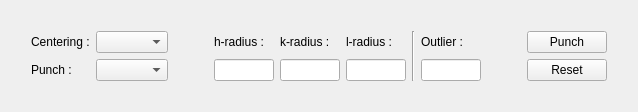
            <widget class="QWidget" name="tab_punch">
             <attribute name="title">
              <string>Punch</string>
             </attribute>
             <layout class="QGridLayout" name="gridLayout_24">
              <item row="1" column="2">
               <spacer name="horizontalSpacer_27">
                <property name="orientation">
                 <enum>Qt::Horizontal</enum>
                </property>
                <property name="sizeHint" stdset="0">
                 <size>
                  <width>40</width>
                  <height>20</height>
                 </size>
                </property>
               </spacer>
              </item>
              <item row="1" column="6">
               <spacer name="horizontalSpacer_26">
                <property name="orientation">
                 <enum>Qt::Horizontal</enum>
                </property>
                <property name="sizeHint" stdset="0">
                 <size>
                  <width>40</width>
                  <height>20</height>
                 </size>
                </property>
               </spacer>
              </item>
              <item row="1" column="7">
               <layout class="QGridLayout" name="gridLayout_33">
                <item row="0" column="0">
                 <widget class="QPushButton" name="pushButton_punch">
                  <property name="maximumSize">
                   <size>
                    <width>16777215</width>
                    <height>16777215</height>
                   </size>
                  </property>
                  <property name="text">
                   <string>Punch</string>
                  </property>
                 </widget>
                </item>
                <item row="1" column="0">
                 <widget class="QPushButton" name="pushButton_reset_punch">
                  <property name="text">
                   <string>Reset</string>
                  </property>
                 </widget>
                </item>
               </layout>
              </item>
              <item row="1" column="1">
               <layout class="QGridLayout" name="gridLayout_3">
                <item row="0" column="0">
                 <widget class="QLabel" name="label_centering">
                  <property name="text">
                   <string>Centering :</string>
                  </property>
                 </widget>
                </item>
                <item row="1" column="1">
                 <widget class="QComboBox" name="comboBox_punch"/>
                </item>
                <item row="1" column="0">
                 <widget class="QLabel" name="label_punch">
                  <property name="text">
                   <string>Punch :</string>
                  </property>
                 </widget>
                </item>
                <item row="0" column="1">
                 <widget class="QComboBox" name="comboBox_centering"/>
                </item>
               </layout>
              </item>
              <item row="1" column="8">
               <spacer name="verticalSpacer_25">
                <property name="orientation">
                 <enum>Qt::Vertical</enum>
                </property>
                <property name="sizeHint" stdset="0">
                 <size>
                  <width>20</width>
                  <height>40</height>
                 </size>
                </property>
               </spacer>
              </item>
              <item row="1" column="4">
               <layout class="QGridLayout" name="gridLayout_57">
                <item row="0" column="2">
                 <layout class="QGridLayout" name="gridLayout_18">
                  <item row="1" column="0">
                   <widget class="QLineEdit" name="lineEdit_outlier">
                    <property name="maximumSize">
                     <size>
                      <width>60</width>
                      <height>16777215</height>
                     </size>
                    </property>
                   </widget>
                  </item>
                  <item row="0" column="0">
                   <widget class="QLabel" name="label_outlier">
                    <property name="maximumSize">
                     <size>
                      <width>16777215</width>
                      <height>27</height>
                     </size>
                    </property>
                    <property name="text">
                     <string>Outlier :</string>
                    </property>
                   </widget>
                  </item>
                 </layout>
                </item>
                <item row="0" column="0">
                 <layout class="QGridLayout" name="gridLayout_4">
                  <item row="1" column="2">
                   <widget class="QLineEdit" name="lineEdit_radius_l">
                    <property name="maximumSize">
                     <size>
                      <width>60</width>
                      <height>16777215</height>
                     </size>
                    </property>
                   </widget>
                  </item>
                  <item row="0" column="1">
                   <widget class="QLabel" name="label_radius_k">
                    <property name="maximumSize">
                     <size>
                      <width>16777215</width>
                      <height>27</height>
                     </size>
                    </property>
                    <property name="text">
                     <string>k-radius :</string>
                    </property>
                   </widget>
                  </item>
                  <item row="1" column="0">
                   <widget class="QLineEdit" name="lineEdit_radius_h">
                    <property name="maximumSize">
                     <size>
                      <width>60</width>
                      <height>16777215</height>
                     </size>
                    </property>
                   </widget>
                  </item>
                  <item row="1" column="1">
                   <widget class="QLineEdit" name="lineEdit_radius_k">
                    <property name="maximumSize">
                     <size>
                      <width>60</width>
                      <height>16777215</height>
                     </size>
                    </property>
                   </widget>
                  </item>
                  <item row="0" column="2">
                   <widget class="QLabel" name="label_radius_l">
                    <property name="maximumSize">
                     <size>
                      <width>16777215</width>
                      <height>27</height>
                     </size>
                    </property>
                    <property name="text">
                     <string>l-radius :</string>
                    </property>
                   </widget>
                  </item>
                  <item row="0" column="0">
                   <widget class="QLabel" name="label_radius_h">
                    <property name="maximumSize">
                     <size>
                      <width>16777215</width>
                      <height>27</height>
                     </size>
                    </property>
                    <property name="text">
                     <string>h-radius :</string>
                    </property>
                   </widget>
                  </item>
                 </layout>
                </item>
                <item row="0" column="1">
                 <widget class="Line" name="line">
                  <property name="orientation">
                   <enum>Qt::Vertical</enum>
                  </property>
                 </widget>
                </item>
               </layout>
              </item>
              <item row="1" column="0">
               <spacer name="verticalSpacer_21">
                <property name="orientation">
                 <enum>Qt::Vertical</enum>
                </property>
                <property name="sizeHint" stdset="0">
                 <size>
                  <width>20</width>
                  <height>40</height>
                 </size>
                </property>
               </spacer>
              </item>
              <item row="2" column="1">
               <spacer name="horizontalSpacer_38">
                <property name="orientation">
                 <enum>Qt::Horizontal</enum>
                </property>
                <property name="sizeHint" stdset="0">
                 <size>
                  <width>40</width>
                  <height>20</height>
                 </size>
                </property>
               </spacer>
              </item>
              <item row="2" column="7">
               <spacer name="horizontalSpacer_41">
                <property name="orientation">
                 <enum>Qt::Horizontal</enum>
                </property>
                <property name="sizeHint" stdset="0">
                 <size>
                  <width>40</width>
                  <height>20</height>
                 </size>
                </property>
               </spacer>
              </item>
              <item row="0" column="1">
               <spacer name="horizontalSpacer_77">
                <property name="orientation">
                 <enum>Qt::Horizontal</enum>
                </property>
                <property name="sizeHint" stdset="0">
                 <size>
                  <width>40</width>
                  <height>20</height>
                 </size>
                </property>
               </spacer>
              </item>
             </layout>
            </widget>
